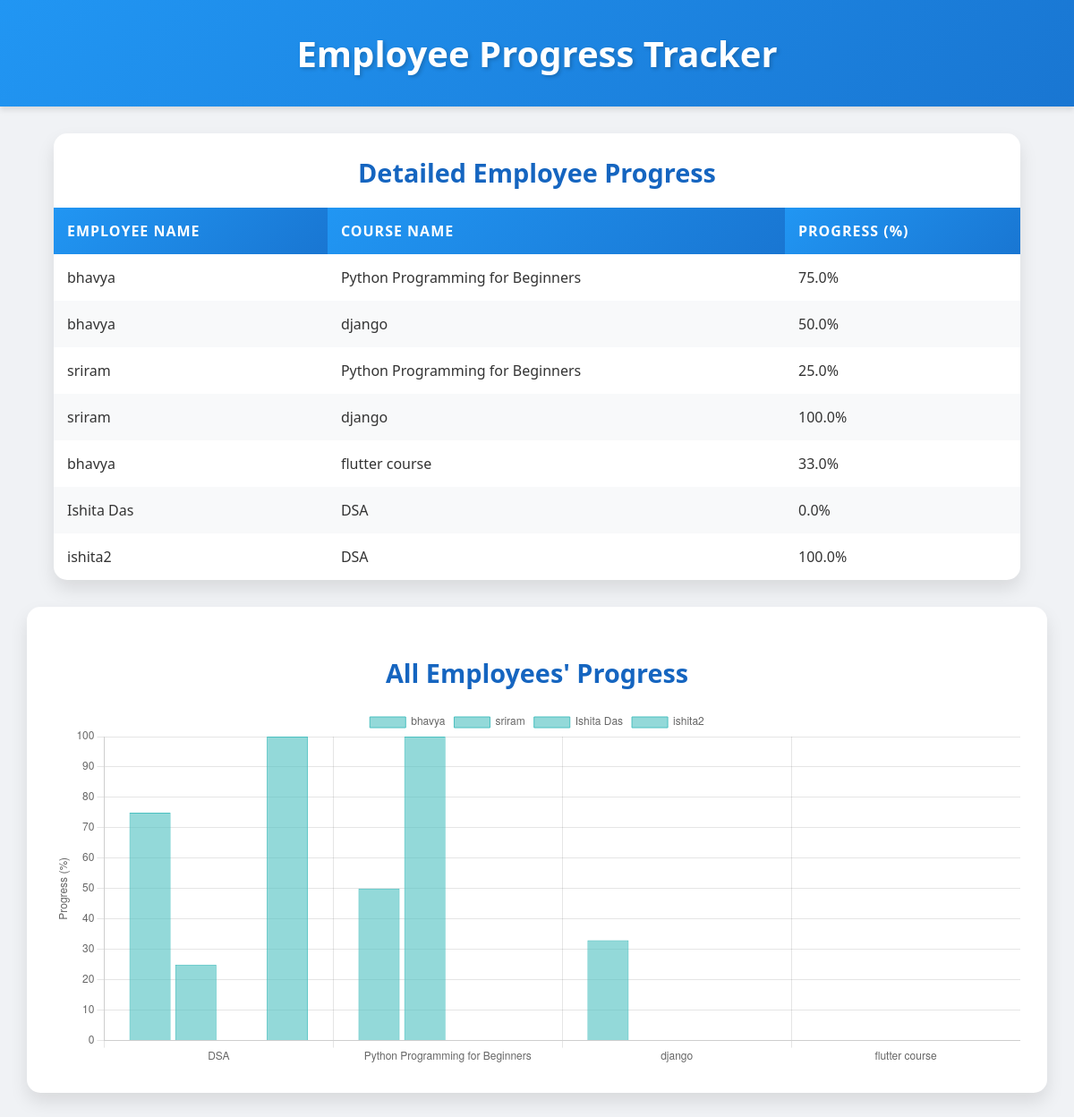
/dashboard/progress/, run on the app's committed database.
### dashboards/models.py (models this page shows, shortened)
class EmployeeCourseProgress(models.Model):
    employee = models.ForeignKey(
        'authentication.User',
        on_delete=models.CASCADE,
        related_name='course_progress'
    )
    course = models.ForeignKey(
        Course,
        on_delete=models.CASCADE,
        related_name='progress'
    )
    progress_percentage = models.FloatField(default=0.0)  # Track course progress
    completed_on = models.DateTimeField(null=True, blank=True)
    class Meta:
        unique_together = ('employee', 'course')

class Course(models.Model):
    course_id = models.AutoField(primary_key=True)
    title = models.CharField(max_length=255, unique=True)
    description = models.TextField(null=True, blank=True)
    created_by = models.ForeignKey(
        'authentication.User',
        on_delete=models.CASCADE,
        limit_choices_to={'role__role_name': 'Admin'},
        related_name='created_courses'
    )
    created_at = models.DateTimeField(auto_now_add=True)
    employees = models.ManyToManyField(
        'authentication.User',
        related_name='enrolled_courses',
        limit_choices_to={'role__role_name': 'Employee'},
        blank=True
    )

### authentication/models.py (models this page shows, shortened)
class User(models.Model):
    name = models.CharField(max_length=100)
    email = models.EmailField(unique=True)
    password = models.CharField(max_length=255)
    role = models.ForeignKey(Role, on_delete=models.CASCADE)

### dashboards/views.py (the view)
# urls.py: path('progress/', views.progress_view, name='employee_progress'),
def progress_view(request):
    progress_data = EmployeeCourseProgress.objects.select_related('employee', 'course').all()
    courses = list(progress_data.values_list('course__title', flat=True).distinct())
    chart_data = {}
    for progress in progress_data:
        username = progress.employee.name
        if username not in chart_data:
            chart_data[username] = []
        chart_data[username].append(progress.progress_percentage)
    return render(request, 'dashboards/progress_tracker.html', {
        'progress_data': progress_data,
        'courses': courses,
        'chart_data': chart_data
    })

### dashboards/templates/dashboards/progress_tracker.html (shortened to what this page needs)
<!DOCTYPE html>
<html lang="en">
<head>
</head>
<body>
    <header>
        <h1>Employee Progress Tracker</h1>
    </header>
    <div class="table-container">
        <h2 style="text-align:center;">Detailed Employee Progress</h2>
        <table>
            <thead>
                <tr>
                    <th>Employee Name</th>
                    <th>Course Name</th>
                    <th>Progress (%)</th>
                </tr>
            </thead>
            <tbody>
                {% for progress in progress_data %}
                <tr>
                    <td>{{ progress.employee.name }}</td>
                    <td>{{ progress.course.title }}</td>
                    <td>{{ progress.progress_percentage }}%</td>
                </tr>
                {% endfor %}
            </tbody>
        </table>
    </div>
    <div class="chart-container">
        <h2>All Employees' Progress</h2>
        <canvas id="progressChart"></canvas>
    </div>
    <script>
        const ctx = document.getElementById('progressChart').getContext('2d');
        const data = {
            labels: {{ courses|safe }},
            datasets: [
                {% for employee, dataset in chart_data.items %}
                {
                    label: "{{ employee }}",
                    data: {{ dataset|safe }},
                    backgroundColor: "rgba(75, 192, 192, 0.6)",
                    borderColor: "rgba(75, 192, 192, 1)",
                    borderWidth: 1
                },
                {% endfor %}
            ]
        };
        const config = {
            type: 'bar',
            data: data,
            options: {
                responsive: true,
                scales: {
                    y: {
                        beginAtZero: true,
                        title: {
                            display: true,
                            text: 'Progress (%)'
                        }
                    }
                }
            }
        };
        new Chart(ctx, config);
    </script>
</body>
</html>

### dashboards/templates/dashboards/progress_tracker.html (style rules this page uses)
body { font-family: 'Segoe UI', Tahoma, Geneva, Verdana, sans-serif; margin: 0; padding: 0; background-color: #f0f2f5; color: #333; }
header { background: linear-gradient(135deg, #2196F3, #1976D2); color: white; text-align: center; padding: 2rem 0; box-shadow: 0 4px 6px rgba(0,0,0,0.1); }
header h1 { margin: 0; font-size: 2.5rem; text-shadow: 2px 2px 4px rgba(0,0,0,0.2); }
.table-container, .chart-container { margin: 30px auto; width: 90%; max-width: 1200px; background: white; border-radius: 15px; overflow: hidden; box-shadow: 0 10px 20px rgba(0,0,0,0.1); transition: all 0.3s ease; }
table { width: 100%; border-collapse: separate; border-spacing: 0; margin-bottom: 0; }
table th, table td { padding: 15px; border: none; text-align: left; }
table th { background: linear-gradient(135deg, #2196F3, #1976D2); color: white; font-weight: bold; text-transform: uppercase; letter-spacing: 1px; }
table tbody tr:nth-child(even) { background-color: #f8f9fa; }
.chart-container { padding: 30px; }
.chart-container h2, .table-container h2 { text-align: center; margin-bottom: 20px; color: #1565C0; font-size: 1.8rem; }
canvas { width: 100%; max-height: 400px; }

### data on the page
EmployeeCourseProgress: employee.name "bhavya", course "Python Programming for Beginners", progress_percentage "75.0"
EmployeeCourseProgress: employee.name "bhavya", course "django", progress_percentage "50.0"
EmployeeCourseProgress: employee.name "sriram", course "Python Programming for Beginners", progress_percentage "25.0"
EmployeeCourseProgress: employee.name "sriram", course "django", progress_percentage "100.0"
EmployeeCourseProgress: employee.name "bhavya", course "flutter course", progress_percentage "33.0"
EmployeeCourseProgress: employee.name "Ishita Das", course "DSA", progress_percentage "0.0"
EmployeeCourseProgress: employee.name "ishita2", course "DSA", progress_percentage "100.0"

### other printed values
chart data {{ courses|safe }} ['DSA', 'Python Programming for Beginners', 'django', 'flutter course']
chart data {{ employee }} bhavya, sriram, Ishita Das, ishita2
chart data {{ dataset|safe }} [75.0, 50.0, 33.0], [25.0, 100.0], [0.0], [100.0]
